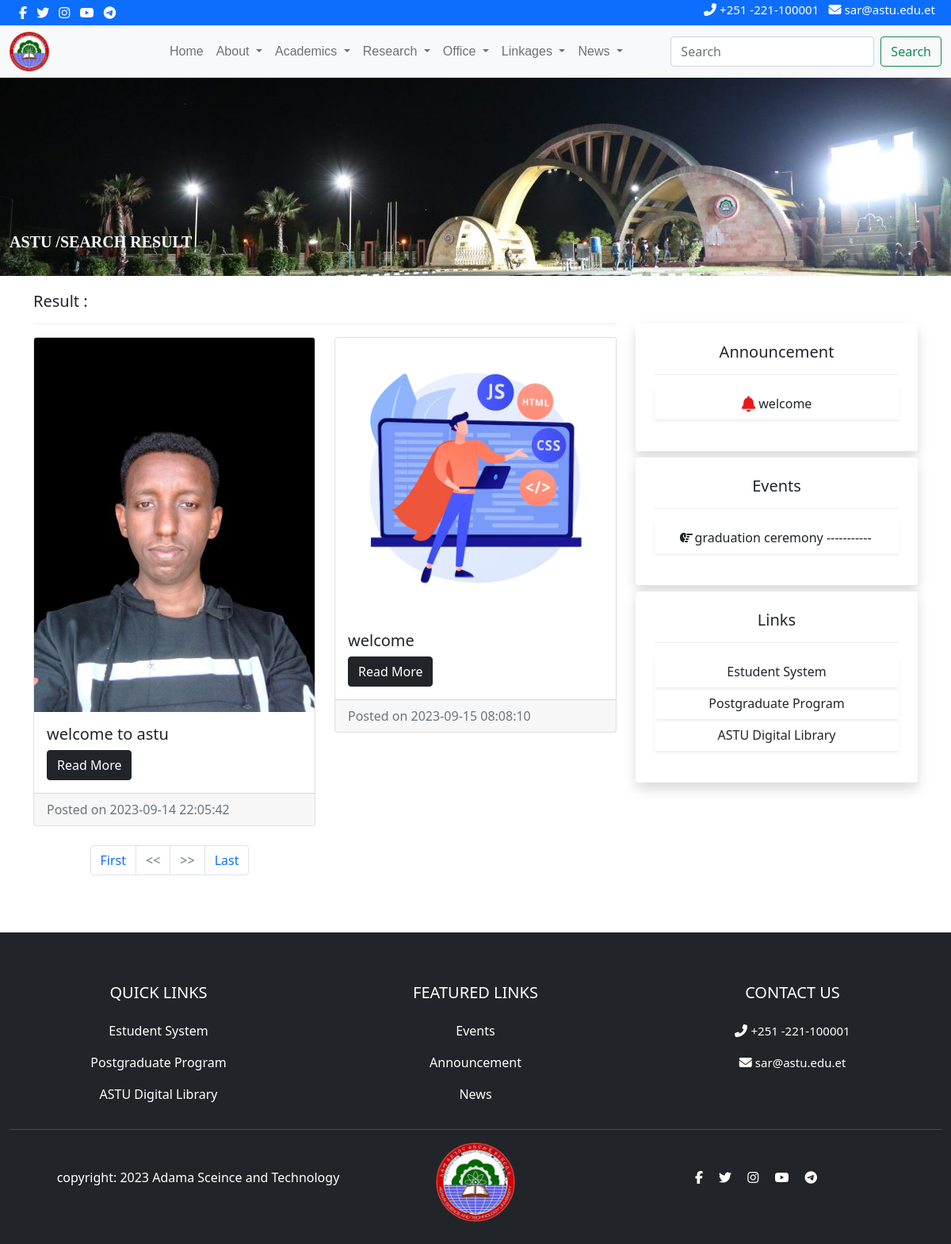
Screenshot of /search.php with the database file from the repository.
### tables this page shows
CREATE TABLE `news` (
  `id` int(100) NOT NULL,
  `NewsTitle` varchar(500) DEFAULT NULL,
  `PostDetails` longtext DEFAULT NULL,
  `PostingDate` timestamp NULL DEFAULT current_timestamp(),
  `UpdationDate` timestamp NULL DEFAULT NULL ON UPDATE current_timestamp(),
  `Is_Active` int(1) DEFAULT NULL,
  `PostUrl` mediumtext DEFAULT NULL,
  `PostImage` varchar(255) DEFAULT NULL,
  `viewCounter` int(11) DEFAULT NULL,
  `postedBy` varchar(255) DEFAULT NULL,
  `lastUpdatedBy` varchar(255) DEFAULT NULL
);

CREATE TABLE `announce` (
  `id` int(100) NOT NULL,
  `Title` varchar(100) DEFAULT NULL,
  `PostDetails` longtext DEFAULT NULL,
  `PostingDate` timestamp NULL DEFAULT current_timestamp(),
  `UpdationDate` timestamp NULL DEFAULT NULL ON UPDATE current_timestamp(),
  `Is_Active` int(1) DEFAULT NULL,
  `PostUrl` mediumtext DEFAULT NULL,
  `PostFile` varchar(255) DEFAULT NULL,
  `viewCounter` int(11) DEFAULT NULL,
  `postedanBy` varchar(255) DEFAULT NULL,
  `lastUpdatedBy` varchar(255) DEFAULT NULL
);

CREATE TABLE `event` (
  `id` int(100) NOT NULL,
  `Title` varchar(500) DEFAULT NULL,
  `PostDetails` longtext DEFAULT NULL,
  `PostingDate` timestamp NULL DEFAULT current_timestamp(),
  `UpdationDate` timestamp NULL DEFAULT NULL ON UPDATE current_timestamp(),
  `Is_Active` int(1) DEFAULT NULL,
  `PostUrl` mediumtext DEFAULT NULL,
  `PostImage` varchar(255) DEFAULT NULL,
  `viewCounter` int(11) DEFAULT NULL,
  `postedevBy` varchar(255) DEFAULT NULL,
  `lastUpdatedBy` varchar(255) DEFAULT NULL
);

### search.php (the view, shortened to what this page needs)
<?php
include('includes/config.php');
?>
<!DOCTYPE html>
<html lang="en">
<head>
    <link href="https://cdn.jsdelivr.net/npm/bootstrap@5.0.2/dist/css/bootstrap.min.css" rel="stylesheet">
    <link rel="stylesheet" href="https://cdnjs.cloudflare.com/ajax/libs/animate.css/4.1.1/animate.min.css" />
    <link rel="stylesheet" href="https://cdnjs.cloudflare.com/ajax/libs/font-awesome/4.7.0/css/font-awesome.min.css">
</head>
<body>
  <div class="wrapper">
    <?php include('includes/header.php');?>
    <div class="container-fluid mb-1">
        <div class="row ">
            <div class="top-img">
                <p class="text-light" >ASTU /SEARCH RESULT</p>
            </div>
        </div>
    </div>
    <div class="container">
        <div class="row">
            <div class="col-md-8 mt-3">
                <h5 class="mb-2">Result :</h5>
                <hr>
                    <?php
                        if (isset($_GET['pageno'])) {
                                $pageno = $_GET['pageno'];
                            } else {
                                $pageno = 1;
                            }
                            $no_of_records_per_page = 8;
                            $offset = ($pageno-1) * $no_of_records_per_page;
                            $total_pages_sql = "SELECT COUNT(*) FROM news ";
                            $result = mysqli_query($con,$total_pages_sql);
                            $total_rows = mysqli_fetch_array($result)[0];
                            $total_pages = ceil($total_rows / $no_of_records_per_page);
                    $query=mysqli_query($con,"select * from news where news.NewsTitle like '%$st%' and news.Is_Active=1 LIMIT $offset, $no_of_records_per_page");
                    $rowcount=mysqli_num_rows($query);
                    if($rowcount==0)
                    {?>
                      <div class="text-center text-danger"><h5><?php echo "No search result found!"; ?></h5></div>
                    <?php
                    }
                    else {
                    ?>
            <div class="row row-cols-1 row-cols-md-2 g-4 ">
                    <?php
                    while ($row=mysqli_fetch_array($query)) {
                    ?>
                    <div class="col">
                        <div class="card">
                        <img src="admin/postimages/<?php echo htmlentities($row['PostImage']);?>" class="card-img-top" alt="images/mech.jpg">
                            <div class="card-body">
                                <h5 class="card-title"><?php echo htmlentities($row['NewsTitle']);?></h5>
                                <a href="newsdetail.php?nid=<?php echo htmlentities($row['id'])?>" class="btn btn-dark">Read More</a>
                            </div>
                            <div class="card-footer text-muted">
                            Posted on <?php echo htmlentities($row['PostingDate']);?>
                            </div>
                        </div>
                    </div>
                    <?php
                    }
                    ?>
                    <ul class="pagination justify-content-center mb-4">
                    <li class="page-item"><a href="?pageno=1"  class="page-link">First</a></li>
                    <li class="<?php if($pageno <= 1){ echo 'disabled'; } ?> page-item">
                        <a href="<?php if($pageno <= 1){ echo '#'; } else { echo "?pageno=".($pageno - 1); } ?>" class="page-link"><<</a>
                    </li>
                    <li class="<?php if($pageno >= $total_pages){ echo 'disabled'; } ?> page-item">
                        <a href="<?php if($pageno >= $total_pages){ echo '#'; } else { echo "?pageno=".($pageno + 1); } ?> " class="page-link">>></a>
                    </li>
                    <li class="page-item"><a href="?pageno=<?php echo $total_pages; ?>" class="page-link">Last</a></li>
                </ul>
                <?php } ?>
             </div>
        </div>
            <?php include('includes/sidebar.php');?>
      </div>
    </div>
      <?php include('includes/footer.php');?>
</div>
</head>
  </body>
</html>

### includes/sidebar.php
<div class="col-md-4 mt-5">
    <div class=" text-md-right">
        <div class="announce shadow p-4 mt-2 bg-white rounded">
            <h5 class="text-center">Announcement</h5>
            <hr>
            <div class="align-center">
                <ul class="list-unstyled text-center">
                    <?php
                    $query=mysqli_query($con,"select * from announce where Is_Active=1");
                    while ($row=mysqli_fetch_assoc($query)) {
                    ?>
                    <li class="list-item shadow-sm p-2 text-dark"><div class="col">
                    <i class="fa-solid fa-bell fa-beat-fade fa-lg" style="color: #ec1818;"></i>
                    <a class="text-dark"  style="text-decoration:none;" href="announcedetail.php?aid=<?php echo htmlentities($row['id']);?>"><?php echo htmlentities($row['Title']);?></a>
                    </div></li>
                   <?php }?>
                </ul>
            </div>
        </div>
        <div class="events shadow p-4 mt-2 bg-white rounded">
        <h5 class="text-center">Events</h5>
            <hr>
            <div class="align-center">
                <ul class="list-unstyled text-center">
                    <?php
                    $query=mysqli_query($con,"select * from event where Is_Active=1");
                    while ($row=mysqli_fetch_assoc($query)) {
                    ?>
                    <li class="list-item shadow-sm p-2 text-dark"><div class="col">
                    <i class="fa-solid fa-hand-point-up fa-fade fa-rotate-90"></i>
                    <a class="text-dark"  style="text-decoration:none;" href="eventdetail.php?evid=<?php echo htmlentities($row['id']);?>"><?php echo htmlentities($row['Title']);?></a>
                    </div></li>
                   <?php }?>
                </ul>
            </div>
        </div>
        <div class="events shadow p-4 mt-2 bg-white rounded">
        <h5 class="text-center">Links</h5>
            <hr>
            <div class="align-center">
                <ul class="list-unstyled text-center">
                    <li class="list-item shadow-sm p-2 text-dark"><a class="text-dark"  style="text-decoration:none;" href="https://estudent.astu.edu.et/">Estudent System</a></li>
                    <li class="list-item shadow-sm p-2 text-dark"><a class="text-dark"  style="text-decoration:none;" href="http://pg.astu.edu.et/">Postgraduate Program</a></li>
                    <li class="list-item shadow-sm p-2 text-dark"><a class="text-dark"  style="text-decoration:none;" href="http://dl.astu.edu.et/">ASTU Digital Library</a></li>
                </ul>
            </div>
        </div>
    </div>
</div>

### rows the page displays
news: PostImage (picture), NewsTitle "welcome to astu", PostingDate "2023-09-14 22:05:42"
news: PostImage (picture), NewsTitle "welcome", PostingDate "2023-09-15 08:08:10"
announce: Title "welcome"
event: Title "graduation ceremony -----------"
